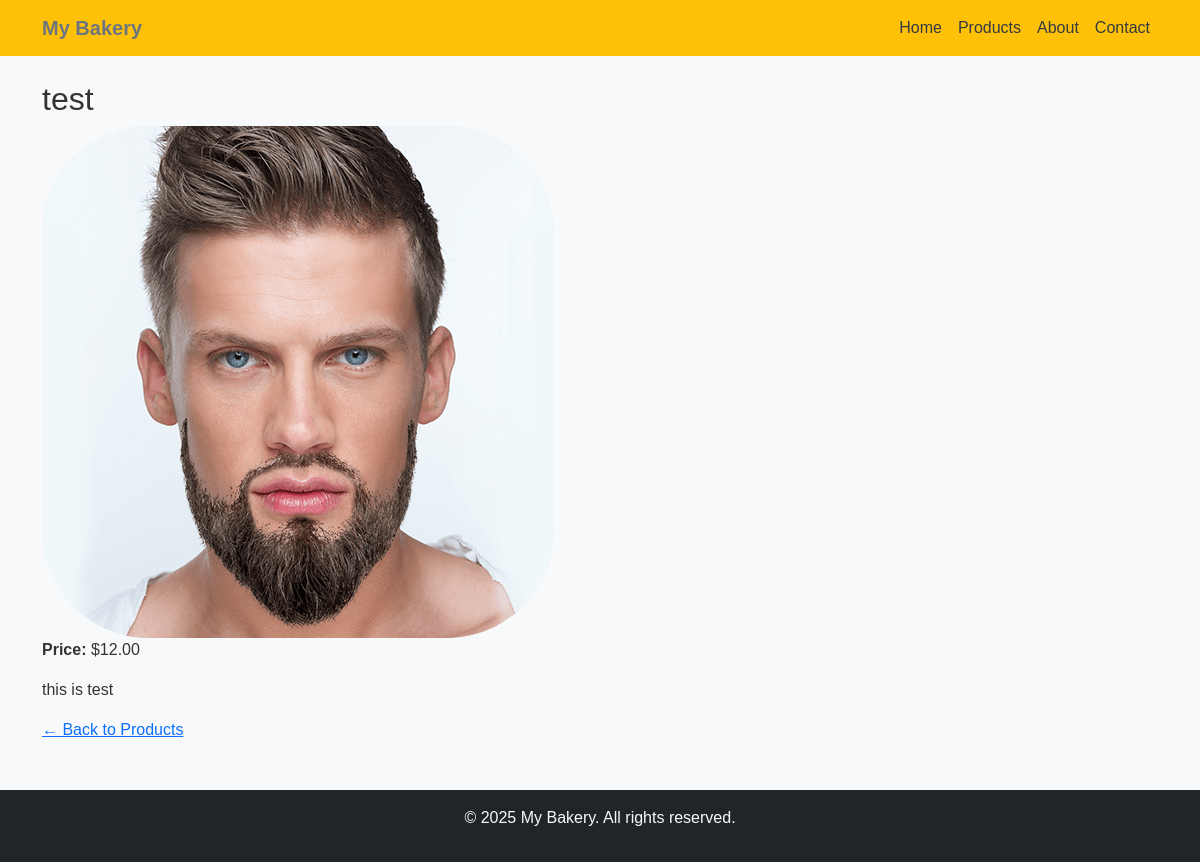
The page /products/1/ on the database its author committed.
### products/models.py (models this page shows, shortened)
class Product(models.Model):
    name = models.CharField(max_length=255)
    description = models.TextField()
    price = models.DecimalField(max_digits=6, decimal_places=2)
    image = models.ImageField(upload_to='products/',
                              null=True, blank=True)  # Optional image field

### products/views.py (the view)
def product_detail(request, product_id):
    product = get_object_or_404(Product, id=product_id)
    return render(request, "products/product_detail.html", {"product": product})

### products/templates/products/product_detail.html (shortened to what this page needs)
{% extends "base.html" %}  {% block content %}
<div class="product-detail">
  <h2>{{ product.name }}</h2>
  {% if product.image %}
  <img
    src="{{ product.image.url }}"
    alt="{{ product.name }}"
    class="product-image"
  />
  {% endif %}
  <p><strong>Price:</strong> ${{ product.price }}</p>
  <p>{{ product.description }}</p>
  <a href="{% url 'product_list' %}" class="back-button">← Back to Products</a>
</div>
{% endblock %}

### templates/static/css/styles.css (style rules this page uses)
body { font-family: "Arial", sans-serif; background-color: #f8f9fa; color: #333; margin: 0; padding: 0; }

### rows shown on the page
Product: name "test", image (picture), price "12.00", description "this is test"
